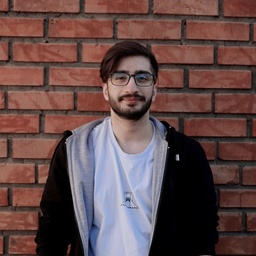
#> input picture HW2/images/afshin.jpg, 256 x 256 px, shrunk from 800 x 800 before the run, found by its file name
$ jupyter execute Q1.ipynb   (older library calls are emulated)
#> lines starting #> are read from the running program, lines starting #| are printed output that depends on the picture
# Q1 Sobel

## a)

[cell 1]
# generate random matrix with size n*n
import numpy as np
import math
def generateRandomMatrix(n):
  return np.random.randint(0 , 255 , (n , n))

[cell 2]
# write convolution function
def convolve(matrix, kernel):
  #define result matrix
  res = np.zeros((len(matrix) - len(kernel) + 1 , len(matrix) - len(kernel) + 1))

  #calculate conv for each part of matrix
  for t in range(len(matrix) - len(kernel) - 1):
    for p in range(len(matrix) - len(kernel) - 1):
      #a part of the matrix to conv with kernel
      hold = matrix[t : t + len(kernel) , p : p + len(kernel)]
      res[t , p] = np.sum(np.multiply(hold , kernel))
  return res

[cell 3]
# generate horizontal and vertical kernels
horizontal = [[-1, 0 , 1] , [-2 , 0 , 2] , [-1 , 0 , 1]]
vertical = [[-1, -2 , -1] , [0 , 0 , 0] , [1 , 2 , 1]]

[cell 4]
# convolve the initial matrix with kernels
initial_matrix = generateRandomMatrix(10)
conv_horizontal = convolve(initial_matrix , horizontal)
conv_vertical = convolve(initial_matrix , vertical)

[cell 5]
# generate magnitude and direction matrixes
h2 = np.linalg.matrix_power(conv_horizontal , 2)
v2 = np.linalg.matrix_power(conv_vertical , 2)
M = np.sqrt(h2 + v2)
alpha = np.arctan2(conv_vertical , conv_horizontal)

## b)

[cell 6]
# load image and convert it to gray scale
import matplotlib.pyplot as plt
from google.colab.patches import cv2_imshow
import cv2
my_image = cv2.imread('afshin.jpg')
#> my_image is the input picture: shape (256, 256, 3); mean B, G, R 72.9, 73.6, 99.4
gray_image = cv2.cvtColor(my_image, cv2.COLOR_BGR2GRAY)
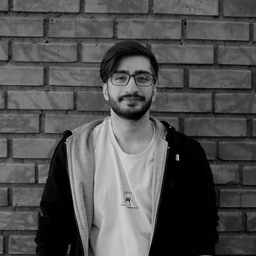
#> gray_image: shape (256, 256); min 0, max 212, mean 81.2
cv2_imshow(gray_image)

[cell 7]
# define gaussian kernel
gaussian_kernel = np.array([[0.3679 , 0.6065 , 0.3679] , [0.6065 , 1 , 0.6065] , [0.3679 , 0.6065 , 0.3679]]) / 4.8976

[cell 8]
# generate Sobel outputs for 2 cases with gaussion filter and without gaussion filter and compare them
p1_horizontal = convolve(gray_image , horizontal)
#> in convolve (call 3), `res = np.zeros((len(matrix) - len(kernel) + 1 , len(matrix) - len(kern..`: res: shape (254, 254) float64; every value is 0
p1_vertical = convolve(gray_image , vertical)
#> after the loop in convolve (call 4), `for t in range(len(matrix) - len(kernel) - 1):`:
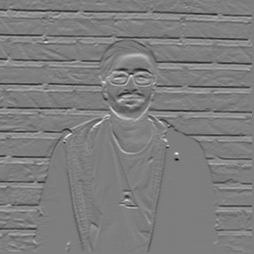
#> res: shape (254, 254) float64; min -588, max 600, mean -1; drawn with min black and max white

p2_horizontal = convolve(convolve(gray_image , gaussian_kernel) , horizontal)
#> after the loop in convolve (call 5), `for t in range(len(matrix) - len(kernel) - 1):`:
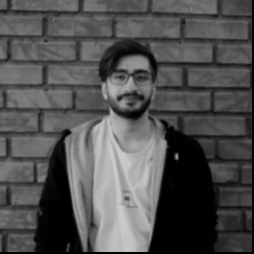
#> res: shape (254, 254) float64; min 0, max 203.7, mean 80.4
#> in convolve (call 6), `res = np.zeros((len(matrix) - len(kernel) + 1 , len(matrix) - len(kern..`: res: shape (252, 252) float64; every value is 0
#> after the loop in convolve (call 6), `for t in range(len(matrix) - len(kernel) - 1):`:
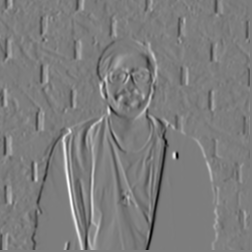
#> res: shape (252, 252) float64; min -474, max 488, mean -1.2; drawn with min black and max white
p2_vertical = convolve(convolve(gray_image , gaussian_kernel), vertical)
#> after the loop in convolve (call 8), `for t in range(len(matrix) - len(kernel) - 1):`:
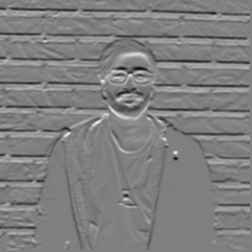
#> res: shape (252, 252) float64; min -373.6, max 370.6, mean -1; drawn with min black and max white

cv2_imshow(p1_horizontal)
cv2_imshow(p1_vertical)
cv2_imshow(p2_horizontal)
cv2_imshow(p2_vertical)

[cell 9]
mag = np.sqrt(p1_horizontal**2 + p1_vertical **2)
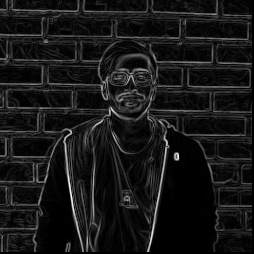
#> mag: shape (254, 254) float64; min 0, max 737.1, mean 67.5; drawn with min black and max white
grad = np.arctan2(p1_vertical , p1_horizontal) / np.pi * 180
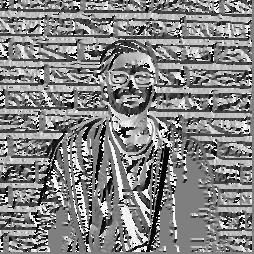
#> grad: shape (254, 254) float64; min -179.9, max 180, mean 6.6; drawn with min black and max white

## c)

[cell 10]
# do the operations in part b with OpenCV Sobel method and describe its parameters
p1_sobelx = cv2.Sobel(gray_image ,cv2.CV_8U , 1 , 0, ksize=3)
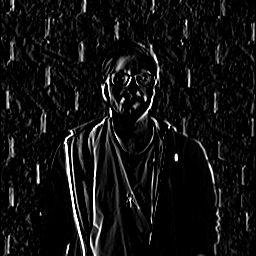
#> p1_sobelx: shape (256, 256); min 0, max 255, mean 17.3
p1_sobely = cv2.Sobel(gray_image ,cv2.CV_8U , 0 , 1, ksize=3)
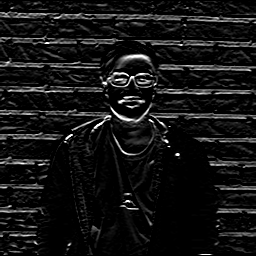
#> p1_sobely: shape (256, 256); min 0, max 255, mean 20.6

p2_sobelx = cv2.Sobel(convolve(gray_image , gaussian_kernel) ,cv2.CV_64F, 1 , 0, ksize=3)
p2_sobely = cv2.Sobel(convolve(gray_image , gaussian_kernel) ,cv2.CV_64F, 0 , 1, ksize=3)
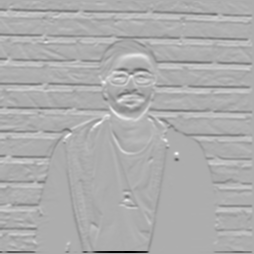
#> p2_sobely: shape (254, 254) float64; min -791.2, max 370.6, mean -2.9; drawn with min black and max white


cv2_imshow(p1_sobelx)
cv2_imshow(p1_sobely)
cv2_imshow(p2_sobelx)
cv2_imshow(p2_sobely)
